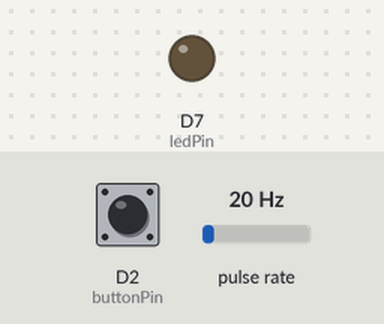
Recording of a sketch running on a simulated ESP8266 (NodeMCU). Shown: output pins drawn as LEDs (lit = HIGH). Wiring (inferred from the names in the program): pulse sensor: data D3. The test bench sets the inputs (shaded band); at power-on: D2 (buttonPin) LOW, pulse rate 20 Hz. WiFi joins after 1.5 s; servers stay silent unless stated; uploads are accepted with an empty reply; what the sketch prints to the serial monitor is not drawn.

Above: at 4.8 s.
At 6.77 s:
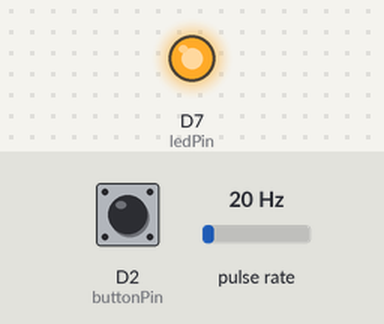
Timing chart, 0 to 7.3 s (numbered marks = the images above):
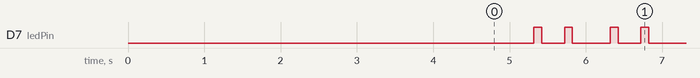

Measured:
- by itself, D7 (ledPin): repeats every 1.0 s: LOW 0.30 s, HIGH 0.10 s, LOW 0.50 s, HIGH 0.10 s
- by itself, everything shown: repeats every 1.0 s, in 4 steps

The sketch:

test.ino
```cpp
#include <Arduino.h>
#include <EEPROM.h>
#define USE_SERIAL Serial
#include <ESP8266WiFi.h>
#include <ESP8266HTTPClient.h>

// Variable init
const int buttonPin = D2; // variable for D2 pin
const int ledPin = D7;
char push_data[200]; //string used to send info to the server ThingSpeak
int addr = 0; //endereço eeprom
byte sensorInterrupt = 0; // 0 = digital pin 2

// The hall-effect flow sensor outputs approximately 4.5 pulses per second per
// litre/minute of flow.
float calibrationFactor = 4.5;

volatile byte pulseCount;

float flowRate;
unsigned int flowMilliLitres;
unsigned long totalMilliLitres;

unsigned long oldTime;

//SSID and PASSWORD for the AP (swap the XXXXX for real ssid and password )
const char * ssid = "DustDevils";
const char * password = "b4b3c69bb4b3c69b5267!";

//HTTP client init
HTTPClient http;

void setup() {
    Serial.begin(115200); // Start the Serial communication to send messages to the computer
    delay(10);
    Serial.println('\n');

    startWIFI();

    // Initialization of the variable “buttonPin” as INPUT (D2 pin)
    pinMode(buttonPin, INPUT);

    // Two types of blinking
    // 1: Connecting to Wifi
    // 2: Push data to the cloud
    pinMode(ledPin, OUTPUT);

    pulseCount = 0;
    flowRate = 0.0;
    flowMilliLitres = 0;
    totalMilliLitres = 0;
    oldTime = 0;

    digitalWrite(buttonPin, HIGH);
    attachInterrupt(digitalPinToInterrupt(buttonPin), pulseCounter, RISING);

}

void loop() {
    if (WiFi.status() == WL_CONNECTED && (millis() - oldTime) > 1000) // Only process counters once per second
    {
        // Disable the interrupt while calculating flow rate and sending the value to
        // the host
        detachInterrupt(sensorInterrupt);

        // Because this loop may not complete in exactly 1 second intervals we calculate
        // the number of milliseconds that have passed since the last execution and use
        // that to scale the output. We also apply the calibrationFactor to scale the output
        // based on the number of pulses per second per units of measure (litres/minute in
        // this case) coming from the sensor.
        flowRate = ((1000.0 / (millis() - oldTime)) * pulseCount) / calibrationFactor;

        // Note the time this processing pass was executed. Note that because we've
        // disabled interrupts the millis() function won't actually be incrementing right
        // at this point, but it will still return the value it was set to just before
        // interrupts went away.
        oldTime = millis();

        // Divide the flow rate in litres/minute by 60 to determine how many litres have
        // passed through the sensor in this 1 second interval, then multiply by 1000 to
        // convert to millilitres.
        flowMilliLitres = (flowRate / 60) * 1000;

        // Add the millilitres passed in this second to the cumulative total
        totalMilliLitres += flowMilliLitres;

        unsigned int frac;

        // Print the flow rate for this second in litres / minute
        Serial.print("Flow rate: ");
        Serial.print(int(flowRate)); // Print the integer part of the variable
        Serial.print("."); // Print the decimal point
        // Determine the fractional part. The 10 multiplier gives us 1 decimal place.
        frac = (flowRate - int(flowRate)) * 10;
        Serial.print(frac, DEC); // Print the fractional part of the variable
        Serial.print("L/min");
        // Print the number of litres flowed in this second
        Serial.print("  Current Liquid Flowing: "); // Output separator
        Serial.print(flowMilliLitres);
        Serial.print("mL/Sec");

        // Print the cumulative total of litres flowed since starting
        Serial.print("  Output Liquid Quantity: "); // Output separator
        Serial.print(totalMilliLitres);
        Serial.println("mL");

        if (flowRate > 0) {
            digitalWrite(ledPin, HIGH);   // turn the LED on (HIGH is the voltage level)
            delay(100);

            // Replace <YOUR_API_KEY> with your EmonCMS API Key
        //    https://emoncms.org/input/post?node=emontx&fulljson={"power1":100,"power2":200,"power3":300}&apikey=3986278469e05747ca7b6d4b7c39353a
            sprintf(push_data, "http://emoncms.org/input/post?json={frac:%d.%d,flowml:%d,totalml:%d}&node=emontx&apikey=3986278469e05747ca7b6d4b7c39353a", int(flowRate), int(frac), flowMilliLitres, totalMilliLitres);
            Serial.printf("%s\n", push_data);
            http.begin(push_data);
            digitalWrite(ledPin, LOW);    // turn the LED off by making the voltage LOW
            delay(100);
            int httpCode = http.GET();
            // httpCode_code will be a negative number if there is an error
            Serial.print(httpCode);
            if (httpCode > 0) {
                digitalWrite(ledPin, HIGH);   // turn the LED on (HIGH is the voltage level)
                delay(100);
                // file found at server
                if (httpCode == HTTP_CODE_OK) {
                    String payload = http.getString();
                    Serial.print(" ");
                    Serial.print(payload);
                }
                digitalWrite(ledPin, LOW);    // turn the LED off by making the voltage LOW
                delay(100);
            } else {
                Serial.printf("[HTTP] GET... failed, error: %s\n", http.errorToString(httpCode).c_str());
            }
            http.end();
        }
        // Reset the pulse counter so we can start incrementing again
        pulseCount = 0;

        // Enable the interrupt again now that we've finished sending output
        attachInterrupt(sensorInterrupt, pulseCounter, FALLING);
    } else if (WiFi.status() != WL_CONNECTED) {
        startWIFI();
    }
}

/*
Insterrupt Service Routine
 */
void pulseCounter() {
    // Increment the pulse counter
    pulseCount++;
}

void startWIFI(void) {
    digitalWrite(ledPin, HIGH);   // turn the LED on (HIGH is the voltage level)
    delay(100);

    WiFi.begin(ssid, password); // Connect to the network
    Serial.print("Connecting to ");
    Serial.print(ssid);
    Serial.println(" ...");
    oldTime = 0;
    int i = 0;
    digitalWrite(ledPin, LOW);    // turn the LED off by making the voltage LOW
    delay(100);

    while (WiFi.status() != WL_CONNECTED) { // Wait for the Wi-Fi to connect
        digitalWrite(ledPin, HIGH);   // turn the LED on (HIGH is the voltage level)
        delay(2000);
        Serial.print(++i);
        Serial.print('.');
        digitalWrite(ledPin, LOW);    // turn the LED off by making the voltage LOW
        delay(100);
    }
    delay(2000);
    Serial.print('\n');
    Serial.print("Connection established!");
    Serial.print("IP address:\t");
    Serial.print(WiFi.localIP()); // Send the IP address of the ESP8266 to the computer

}
```
